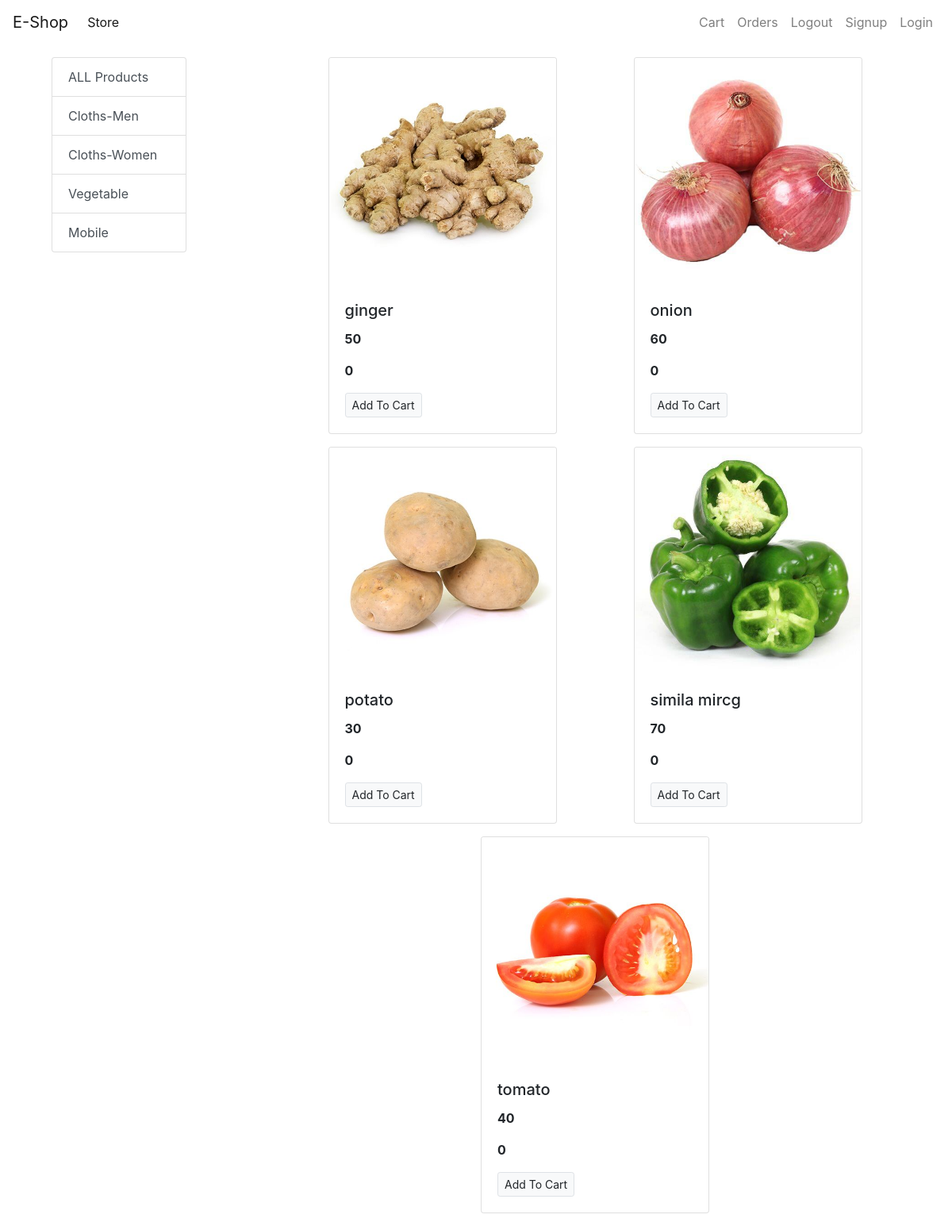
Screenshot of /?category=3 with the database file from the repository.
### store/models.py (models this page shows, shortened)
class Category(models.Model):
    name = models.CharField(max_length=30)

class Product(models.Model):
    name=models.CharField(max_length=50)
    price=models.IntegerField(default=0)
    description=models.CharField(max_length=200)
    category = models.ForeignKey(Category,on_delete=models.CASCADE,default=1)
    image = models.ImageField(upload_to='uploads/products/')
    text=models.CharField(max_length=200,null=True)
    @staticmethod
    def get_all_products_by_Categoryid(category_id):
        if category_id:
            return Product.objects.filter(category=category_id)
        else:
            return Product.get_all_products()

### store/views.py (the view)
# urls.py: path('', views.index),
def index(request):
    products=None
    categories = Category.objects.all()
    categoryID  = request.GET.get('category')
    if categoryID:
        products = Product.get_all_products_by_Categoryid(categoryID)
    else:
        products=Product.objects.all()
    data={}
    data['products']=products
    data['categories']=categories
    return render(request,'testapp/index.html',data)

### templates/testapp/index.html (shortened to what this page needs)
<!doctype html>
<html lang="en">
  <head>
    <link rel="stylesheet" href="https://maxcdn.bootstrapcdn.com/bootstrap/4.0.0/css/bootstrap.min.css">
  </head>
  <body>
      <nav class="one-edge-shadow sticky-top navbar navbar-expand-lg navbar-light bg-white">
        <a class="navbar-brand" href="/">E-Shop</a>
        <div class="collapse navbar-collapse" id="navbarSupportedContent">
          <ul class="navbar-nav mr-auto">
            <li class="nav-item active">
              <a class="nav-link" href="">Store <span class="sr-only">(current)</span></a>
            </li>
          </ul>
          <ul class=" navbar-nav my-2 my-lg-0">
            <li class="nav-item ">
              <a class="nav-link" href="">Cart
                <span class="sr-only">(current)</span></a>
            </li>
            <li class="nav-item ">
              <a class="nav-link" href="">Orders<span class="sr-only">(current)</span></a>
            </li>
            <li class="nav-item ">
              <a class="nav-link" href="">Logout<span class="sr-only">(current)</span></a>
            </li>
            <li class="nav-item ">
              <a class="nav-link" href="/signup">Signup<span class="sr-only">(current)</span></a>
            </li>
            <li class="nav-item ">
              <a class="nav-link" href="">Login<span class="sr-only">(current)</span></a>
            </li>
          </ul>
        </div>
      </nav>
    <div class="container-fluid mt-3">
      <div class="row">
          <div class="col-lg-2 mx-auto">
            <div class="list-group">
                <a href="/" class="list-group-item list-group-item-action">ALL Products</a>
              {% for category in categories %}
      <a href="/?category={{category.id}}" class="list-group-item list-group-item-action">{{category.name}}</a>
              {% endfor %}
    </div>
          </div>
        <div id="product" class="col-lg-8 mx-auto">
          <div class="row mx-auto">
              {% for p in products  %}
              <div class="card mx-auto mb-3" style="width: 18rem;">
                <img class="card-img-top" src="{{p.image.url}}" alt="Card image cap">
                <div class="card-body">
                  <h5 class="card-title">{{p.name}}</h5>
                  <p class="card-text"><b>{{p.price}}</b></p>
                  <p class="card-text"><b>{{p.text}}</b></p>
                  <a href="#" class="btn btn-light border btn-sm">Add To Cart</a>
              </div>
            </div>
            {% endfor %}
         </div>
        </div>
      </div>
     </div>
  </body>
</html>

### rows the page displays
Category: name "Cloths-Men"
Category: name "Cloths-Women"
Category: name "Vegetable"
Category: name "Mobile"
Product: image (picture), name "ginger", price "50", text "0"
Product: image (picture), name "onion", price "60", text "0"
Product: image (picture), name "potato", price "30", text "0"
Product: image (picture), name "simila mircg", price "70", text "0"
Product: image (picture), name "tomato", price "40", text "0"
